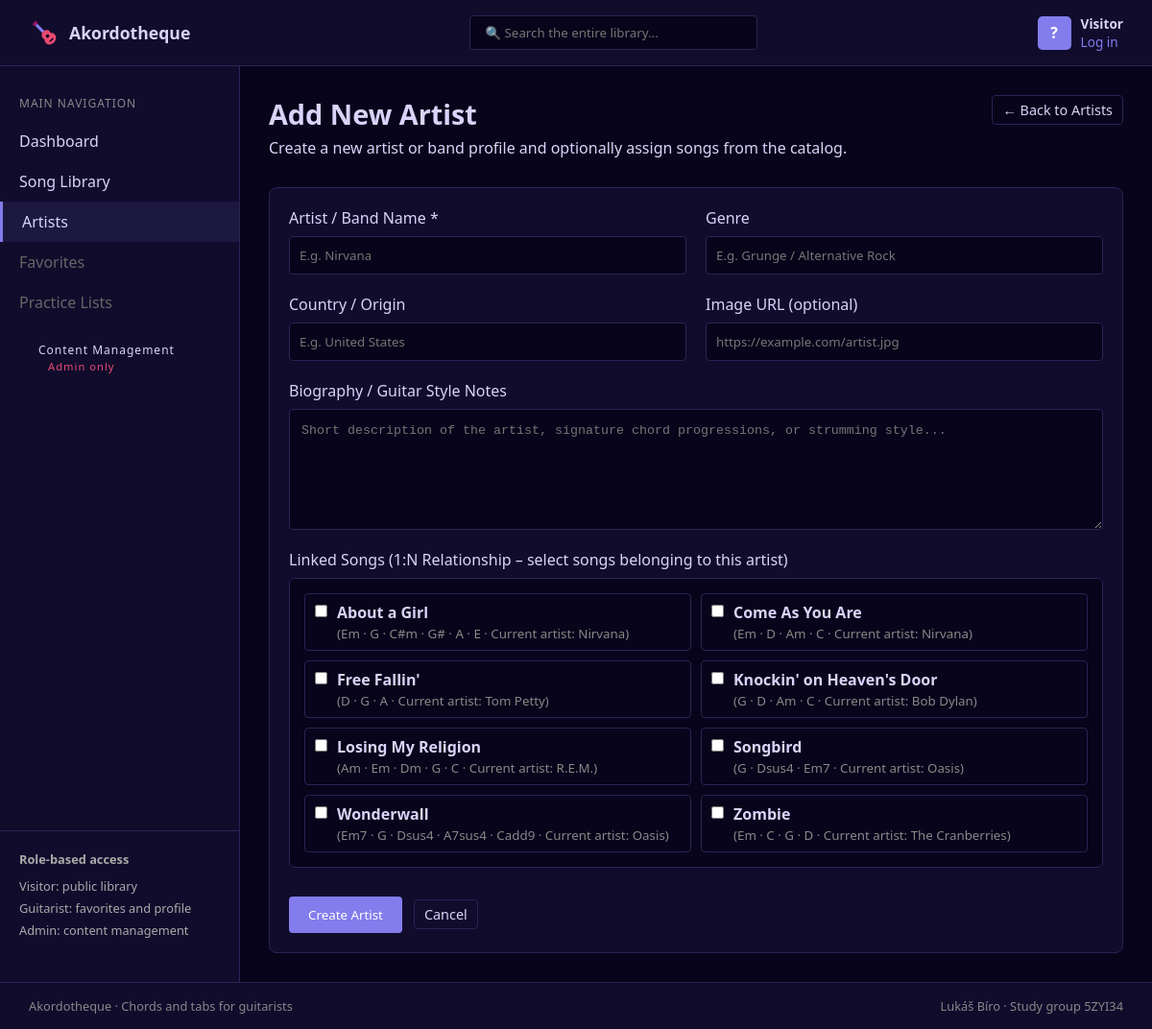
The app's page /?c=artist&a=add with its own data.
### tables this page shows
CREATE TABLE `songs` (
    `id` INT UNSIGNED NOT NULL AUTO_INCREMENT,
    `artistId` INT UNSIGNED DEFAULT NULL,
    `title` VARCHAR(255) NOT NULL,
    `difficulty` VARCHAR(50) NOT NULL DEFAULT 'Beginner',
    `chords` VARCHAR(255) NOT NULL,
    `tags` VARCHAR(255) DEFAULT NULL,
    `lyrics` TEXT DEFAULT NULL,
    PRIMARY KEY (`id`),
    KEY `idx_songs_artistId` (`artistId`),
    CONSTRAINT `fk_songs_artist`
        FOREIGN KEY (`artistId`) REFERENCES `artists` (`id`)
        ON DELETE SET NULL
        ON UPDATE CASCADE
);

CREATE TABLE `artists` (
    `id` INT UNSIGNED NOT NULL AUTO_INCREMENT,
    `name` VARCHAR(255) NOT NULL,
    `genre` VARCHAR(100) DEFAULT NULL,
    `country` VARCHAR(100) DEFAULT NULL,
    `bio` TEXT DEFAULT NULL,
    `imageUrl` VARCHAR(500) DEFAULT NULL,
    PRIMARY KEY (`id`)
);

### App/Views/Artist/form.view.php (the view, shortened to what the rows shown need)
<section class="catalog-list">
    <form method="post" action="<?= $formAction ?>" class="song-form">
        <div class="input-group">
            <?php if (empty($allSongs)) { ?>
                <p class="empty-state">No songs exist in the database yet. You can add songs in the Song Catalog.</p>
            <?php } else { ?>
                <div class="checkbox-grid">
                    <?php foreach ($allSongs as $songItem) { ?>
                        <?php
                        $songId = (int)$songItem->getId();
                        $isChecked = in_array($songId, $selectedSongIds, true);
                        $currentArtistName = $songItem->getArtist()?->getName();
                        ?>
                        <label class="checkbox-item">
                            <input
                                type="checkbox"
                                name="songIds[]"
                                value="<?= e($songId) ?>"
                                <?= $isChecked ? 'checked' : '' ?>
                            >
                            <span>
                                <strong><?= e($songItem->getTitle()) ?></strong>
                                <small>
                                    (<?= e($songItem->getChords()) ?> ·
                                    <?= $currentArtistName !== null ? 'Current artist: ' . e($currentArtistName) : 'Unassigned' ?>)
                                </small>
                            </span>
                        </label>
                    <?php } ?>
                </div>
            <?php } ?>
        </div>
    </form>
</section>

### records on screen
songs: title "About a Girl", chords "Em · G · C#m · G# · A · E", artistId.name "Nirvana"
songs: title "Come As You Are", chords "Em · D · Am · C", artistId.name "Nirvana"
songs: title "Free Fallin'", chords "D · G · A", artistId.name "Tom Petty"
songs: title "Knockin' on Heaven's Door", chords "G · D · Am · C", artistId.name "Bob Dylan"
songs: title "Losing My Religion", chords "Am · Em · Dm · G · C", artistId.name "R.E.M."
songs: title "Songbird", chords "G · Dsus4 · Em7", artistId.name "Oasis"
songs: title "Wonderwall", chords "Em7 · G · Dsus4 · A7sus4 · Cadd9", artistId.name "Oasis"
songs: title "Zombie", chords "Em · C · G · D", artistId.name "The Cranberries"

### other values on screen
App\Configuration::APP_NAME "Akordotheque"
$submitLabel "Create Artist"
